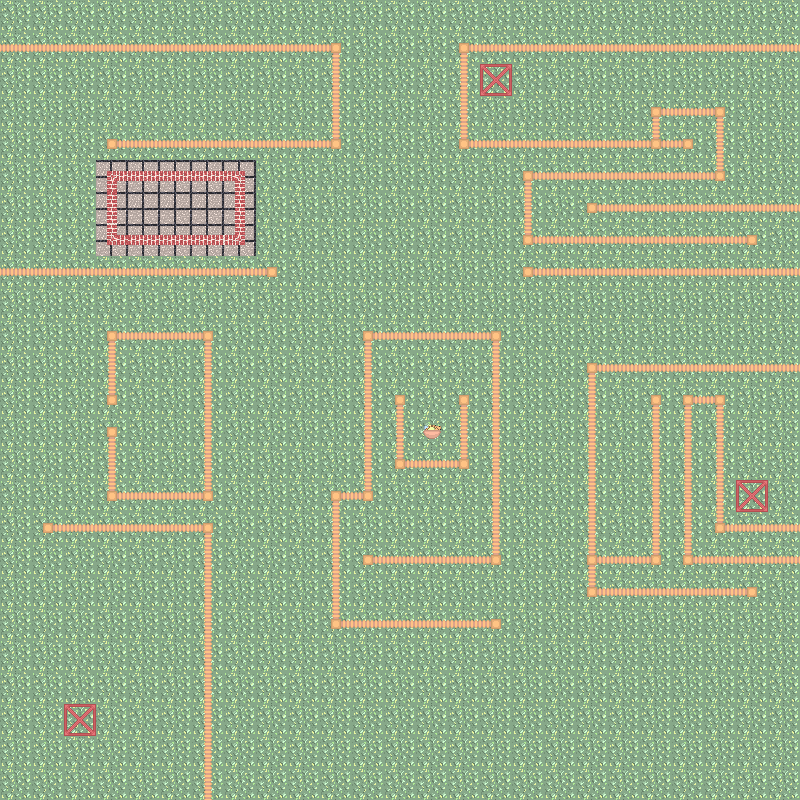

This is a level from a 2D game, rendered from its Tiled map with the project's own tilesets. A one-line summary and the map file follow, with tile-layer data summarised:
An orthogonal 25x25 tile map with 32x32 px tiles, 7 tile layers (Tile Layer 1, Tile Layer 4, Tile Layer 3, Tile Layer 2, ...).

<map version="1.9" tiledversion="1.9.2" orientation="orthogonal" renderorder="right-down" width="25" height="25" tilewidth="32" tileheight="32" infinite="0" nextlayerid="14" nextobjectid="1">
 <editorsettings>
  <export target="level_2.json" format="json" />
 </editorsettings>
 <tileset firstgid="1" source="base.tsx" />
 <group id="2" name="background">
  <layer id="7" name="Tile Layer 1" width="25" height="25">
   <data>[625 cells, 625 non-empty, 2 distinct tile ids]</data>
  </layer>
 </group>
 <group id="4" name="collisions">
  <layer id="10" name="Tile Layer 4" width="25" height="25">
   <data>[625 cells, 209 non-empty, 16 distinct tile ids]</data>
  </layer>
  <layer id="9" name="Tile Layer 3" width="25" height="25">
   <data>[625 cells, 2 non-empty, 2 distinct tile ids]</data>
  </layer>
  <layer id="8" name="Tile Layer 2" width="25" height="25">
   <data>[625 cells, 0 non-empty, 0 distinct tile ids]</data>
  </layer>
 </group>
 <group id="5" name="collectibles">
  <layer id="11" name="Tile Layer 5" width="25" height="25">
   <data>[625 cells, 1 non-empty, 1 distinct tile ids]</data>
  </layer>
 </group>
 <group id="6" name="overlay">
  <layer id="12" name="Tile Layer 6" width="25" height="25">
   <data>[625 cells, 0 non-empty, 0 distinct tile ids]</data>
  </layer>
 </group>
 <group id="3" name="mission">
  <layer id="13" name="Tile Layer 7" width="25" height="25">
   <data>[625 cells, 3 non-empty, 1 distinct tile ids]</data>
  </layer>
 </group>
</map>
